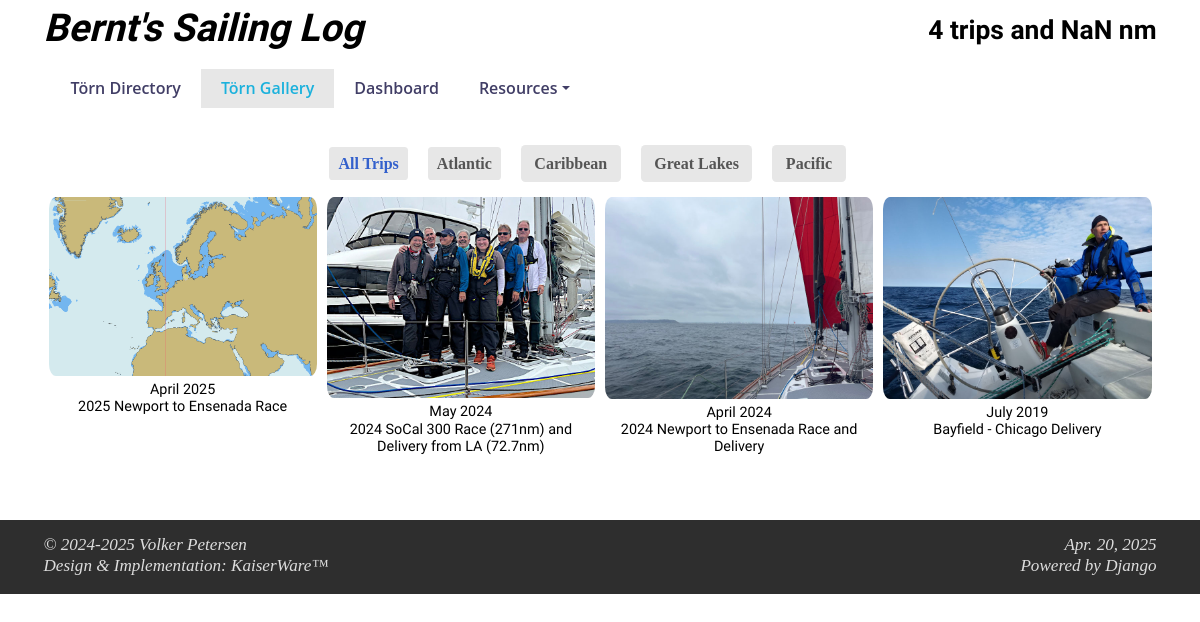
The page /gallery on the database its author committed.
### toerns/models.py (models this page shows, shortened)
class toerndirectory(models.Model):
    geoChoices = (
        ('Atlantic', u'Atlantic'),
        ('Baltic', u'Baltic'),
        ('Caribbean', u'Caribbean'),
        ('Coratia', u'Croatia'),
        ('Great Lakes', u'Great Lakes'),
        ('Pacific', u'Pacific')
    )
    startDate = models.DateField(primary_key=True,
                                 help_text="date in YYYY-MM-DD format")
    endDate = models.DateField(blank=True,
                               help_text="date in YYYY-MM-DD format")
    destination = models.CharField(blank=True, null=True, max_length=150)
    georegion = models.CharField(blank=True, null=True, max_length=40, choices=geoChoices,
                                 help_text="Atlantic, Baltic, Caribbean, Croatia, Great Lakes, Pacific")
    maptable = models.CharField(blank=True, null=True, max_length=100,
                                help_text="name of the Google Maps waypoints table")
    boat = models.CharField(blank=True, null=True, max_length=400)
    miles = models.DecimalField(
        blank=True, null=True, max_digits=8, decimal_places=2)
    daysAtSea = models.IntegerField()
    skipper = models.ManyToManyField(CrewMembers, blank=True, related_name='skipperToern')
    crew = models.ManyToManyField(CrewMembers, blank=True, related_name='crewToern')
    image = models.CharField(blank=True, null=True, max_length=100)
    picturelink = models.CharField(blank=True, null=True, max_length=200)
    class Meta:
        managed = True
        db_table = "ToernDirectory"
        verbose_name_plural = 'Toern Directory'

### toerns/views.py (the view)
# urls.py: path("gallery", views.gallery, name="Gallery"),
def gallery(request):
    return render(request, "toerns/gallery.html",
                  context=fetchContent(request, route="all"))

### toerns/templatetags/custom_filter.py (called while the page is built)
@register.filter(name='replace')
def replace(value, arg):
    old, new = arg.split(',')
    return value.replace(old, new)

@register.filter(name='multi_replace')
def multi_replace(value, arg):
    replacements = arg.split(',')
    for old, new in zip(replacements[::2], replacements[1::2]):
        value = value.replace(old, new)
    return value

### templates/toerns/gallery.html (shortened to what this page needs)
{% extends "toerns/header.html" %}
{% load static %}
{% load humanize %}
{% load custom_filter %}
{% block content %}
    <div id="trip_gallery" class="container">
        <div id="portfolio" class="col-xs-12">
            <div id="tripItems" class="portfolio-items">
            {% for trip in trips %}
                {% with
                    destination=trip.georegion|add:"<br /><a href='plotRoute/"|add:trip.maptable|add:"'>"|add:trip.destination|add:"</a>"
                    yacht=trip.boat|multi_replace:"linefeed,<br>,openLink,<a,closeLink,</a>,pdf/,../static/pdf/,&#34;,'"
                %}
                <div class="portfolio-item {{ trip.georegion|replace:" ,_" }} col-xs-12 col-sm-4 col-md-3" data-value="{{ trip.miles }}">
                    <div class="trip-details-wrap">
                        <img class="img-responsive" id="tripImage" src="../static/{{ trip.image }}" alt="{{ trip.destination }}" onerror="imgErrorTripPicture(this)" />
                        <div class="text-center trip-name">
                            {{ trip.startDate|date:"F" }}&nbsp;{{ trip.startDate|date:"Y" }}<br />{{ trip.destination }}
                        </div>
                    </div>
                </div>
                {% endwith %}
            {% endfor %}
            </div>
        </div>
    </div>
{% endblock %}

### templates/toerns/header.html (shortened to what this page needs)
{% load static %}
<!DOCTYPE html>
<html>
<head>
	<link href="https://cdnjs.cloudflare.com/ajax/libs/twitter-bootstrap/5.0.1/css/bootstrap.min.css" rel="stylesheet" media="all">
	<link href="https://cdnjs.cloudflare.com/ajax/libs/font-awesome/5.15.3/css/all.min.css" rel="stylesheet">
	<link href="https://cdn.datatables.net/1.10.25/css/dataTables.bootstrap5.min.css" rel="stylesheet">
	<link href="{{css}}" rel="stylesheet">
</head>
<body>
	<header id="title_container" class="container">
		<div class="row">
			<div class="col-12 col-sm-5 headline" id="headline" href="#">Bernt&#39;s Sailing Log</div>
			<div class="col-11 col-sm-7 subheadline" id="subheadline"></div>
		</div>
		<nav class="main-nav navbar navbar-expand-sm navbar-light" id="navbar">
			<div class="container col-hdr-container">
				<div class="collapse navbar-collapse" id="mainNavbarNav">
					<ul id="MainMenu" class="navbar-nav">
						<li class="nav-item"><a href="/">T&ouml;rn Directory</a></li>
						<li class="nav-item"><a href="{% url 'Gallery' %}">T&ouml;rn Gallery</a></li>
						<li class="nav-item"><a href="{% url 'Dashboard' %}">Dashboard</a></li>
						<li class="nav-item dropdown">
							<a class="dropdown-toggle" href="#" role="button" id="dropdownMenuLink" data-bs-toggle="dropdown" aria-expanded="false">Resources</a>
						</li>
					</ul>
				</div>
			</div>
		</nav>
		<div id="nav_addon"></div>
	</header>
	<main id="main">
	{% block content %}
	{% endblock %}
	</main>
	<footer id="footer" class="container-fluid footer">
		<div class="container">
			<div class="row">
				<div class="col-md-7 col-12 text-start">
					<p><i>
					&copy; 2024-{{today|date:"Y"}} Volker Petersen<br />Design & Implementation: KaiserWare&#0153;
					</i></p>
				</div>
				<div class="col-md-5 d-none d-sm-block text-end">
					<p><i>
						{% now "M. d, Y" %}<br>
						Powered by Django
					</i></p>
				</div>
			</div>
		</div>
	</footer>
</body>
</html>

### static/css/SailingLog.css (style rules this page uses)
body, html { height: 100%; width: 100%; margin: 0px; font-family: 'Palatino, sans-serif'; font-weight: 400; font-size: 18px !important; line-height: 1.20 !important; color:#000000; }
.footer { border: 0px; padding: 15px 10px 0px 10px; color: #dddddd; font-size: 0.95rem; background: #2E2E2E !important; }
.main-nav { list-style: none; }
.main-nav a { display: block; position: relative; color: #413e66; padding: 10px 20px 10px 20px; transition: 0.5s; font-size: 16px; font-family: "Open Sans", sans-serif; text-decoration: none !important; font-weight: 600; }
.main-nav a:hover, .main-nav .active > a, .main-nav li:hover > a { color: #1bb1dc; background-color: #e7e7e7 !important; }
.nav-item { margin-top: 3px !important; margin-bottom: 3px !important; text-align: right; }
#title_container { background-color: #ffffff; }
.headline { margin-top: 5px !important; text-align: left !important; font-family: 'Shadows Into Light Two', cursive; font-style: italic; font-weight: 800; font-size: calc(3.2vw) !important; }
.subheadline { margin-top: 15px !important; text-align: right !important; margin-bottom: 10px !important; font-family: 'Shadows Into Light Two', cursive; font-size: calc(2.2vw) !important; font-weight: 550; }
@media screen and (min-width: 577px) { .trip-name { font-family: 'Shadows Into Light Two', cursive; font-size: calc(4.5vw); font-weight: 500; margin-top: 5px; padding-right: 4px; padding-left: 4px; } }
@media screen and (min-width: 577px) { .portfolio-item { margin: 0px 0px 25px 0px !important; padding:0; } }
@media screen and (min-width: 578px) and (min-height: 550px) { .trip-name { font-family: 'Shadows Into Light Two', cursive; font-size: calc(1.2vw); font-weight: 500; margin-top: 5px; margin-bottom: 20px; padding-right: 4px; padding-left: 4px; } }
.col-hdr-container { padding-left: 7px; padding-right: 7px; }
.portfolio-items { list-style: none outside none; margin: 10px 0 20px 0; padding: 0px; }
.trip-details-wrap img { padding: 0px 5px 0px 5px; width: 100%; border-radius: 12px; }

### rows shown on the page
toerndirectory: shows a picture, startDate "April", startDate "2025", destination "2025 Newport to Ensenada Race"
toerndirectory: {{ trip.miles }} 343.70 (drawn), image (picture), startDate "May", startDate "2024", destination "2024 SoCal 300 Race (271nm) and Delivery from LA (72.7nm)"
toerndirectory: {{ trip.miles }} 262.12 (drawn), image (picture), startDate "April", startDate "2024", destination "2024 Newport to Ensenada Race and Delivery"
toerndirectory: {{ trip.miles }} 665.28 (drawn), image (picture), startDate "July", startDate "2019", destination "Bayfield - Chicago Delivery"
